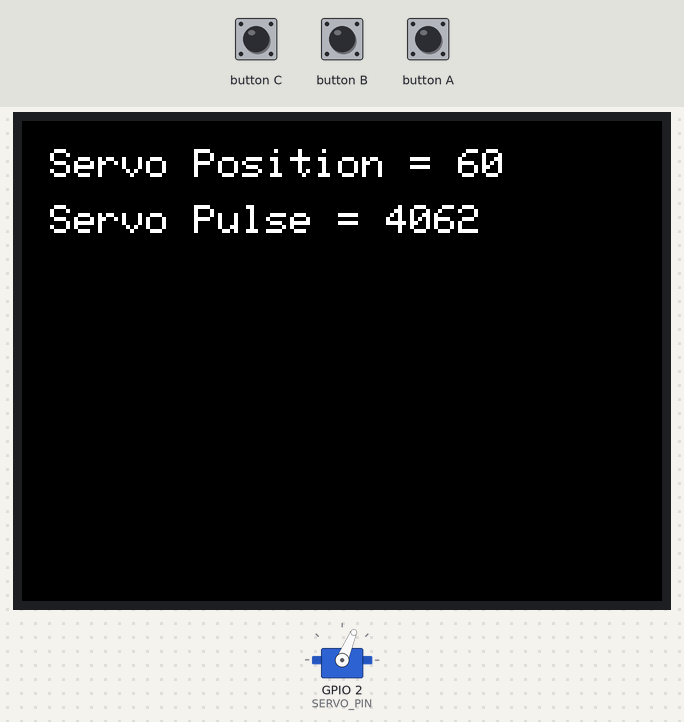
Bench run of a sketch on a simulated ESP32. Shown: 320×240 colour display, servo. The test bench sets the inputs (shaded band). Servo pulses on a pin are drawn as a servo (544–2400 µs = 0–180°).

Above: at 5.39 s.
6.6 s: button C pressed for 1 s
At 8.7 s:
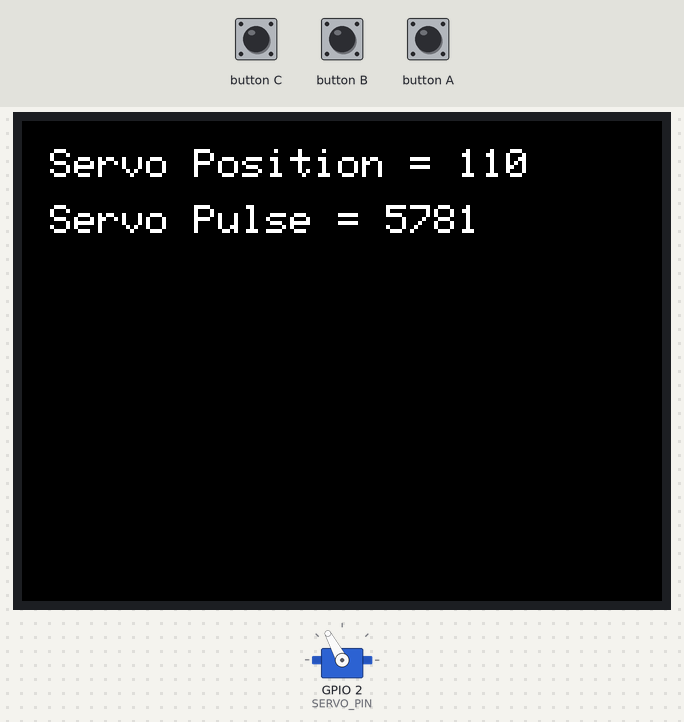
Timing chart, 0 to 15.1 s (numbered marks = the images above; inputs shaded):
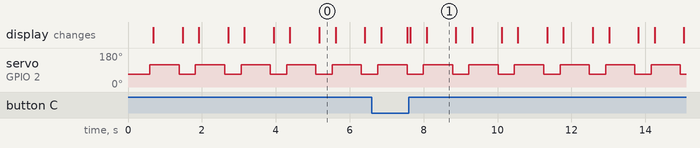

Measured:
- by itself, servo on GPIO 2 (SERVO_PIN): alternates 118° for 0.79 s and 67° for 0.44 s
- what the display in image 0 shows lasts 0.4 s, from 5.2 s to 5.6 s
- what the display in image 1 shows lasts 0.8 s, from 8.1 s to 8.9 s

The sketch:

Bambot_Servo.ino
```cpp
#include <M5Stack.h>

#define SERVO_0 2000 //Sets the lower limit for servo position
#define SERVO_180 8188 //Sets the upper limit for servo position
#define SERVO_CHANNEL 2 //the channel number is used for ledc writes instead of the pin number
#define SERVO_PIN 2 //the pin number is only used to configure the servo channel in setup
#define SERVO_PWM_FREQ 50 //common frequency that works with most servos
#define SERVO_TIMER_RES 16

int servoPosition = 0;
int servoPulse = SERVO_0;
//unsigned long currentMillis = 0; //will store current millisecond count
//unsigned long previousMillis = 0; // will store last time servo position was updated in sweep
//int sweepInterval = 1000; //interval in milliseconds used for sweeping movements
//int sweepIncrement = 1; //interval in "degrees" that servo moves in each sweep interval

//function to convert servo position in degrees to the corresponding pulse width
int degreesToPulse(int servoPosition){
  int servoPulse = map(servoPosition, 0, 180, SERVO_0, SERVO_180);
  return servoPulse;
}


//function to move servo at best speed to new position
void setServo(int servoPosition){
  //use ledc to set servo position using degreesToPulse function
  servoPulse=degreesToPulse(servoPosition);
  ledcWrite(SERVO_CHANNEL, servoPulse);
  M5.Lcd.fillScreen(0x0000);
  M5.Lcd.setTextSize(2);
  M5.Lcd.setCursor(14, 14);
  M5.Lcd.printf("Servo Position = ");
  M5.Lcd.print(servoPosition);
  M5.Lcd.setCursor(14, 42);
  M5.Lcd.printf("Servo Pulse = ");
  M5.Lcd.print(servoPulse);
  M5.update();

  //need something to store last servo position so we can sweep from there to new position
  //int lastPosition = servoPosition;
}

//function to sweep servo at slower controlled rate from current position to new position
/*
void sweepServo(int servoPosition){
  //use ledc to sweep to a position using setServo and the servo

  //sweep interval and increment with millis
  currentMillis = millis();
  if(currentMillis - previousMillis > sweepInterval){


  }
}
*/
void setup() {
  // Debug console
  M5.begin();
  ledcSetup(SERVO_CHANNEL, SERVO_PWM_FREQ, SERVO_TIMER_RES);
  ledcAttachPin(SERVO_PIN, SERVO_CHANNEL);
}


void loop() {
  setServo(60);
  delay(350);
  setServo(110);
  delay(700);
}
```
